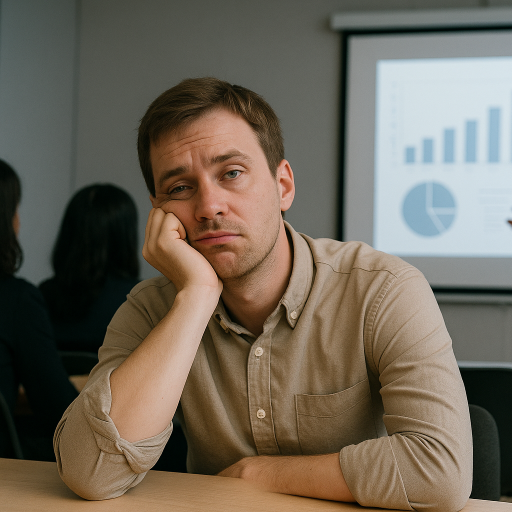
#> input picture assets/aburrido.png, 1024 x 1024 px (shown at 1/2 size); its folder holds 3 pictures in this run
$ python feedback.py
#> lines starting #> are read from the running program, lines starting #| are printed output that depends on the picture
import cv2
import numpy as np
import os

ASSETS_DIR = "assets"
TAMANO_IMG = 100 #Para definir tamano de imagen de avatares a mostrar

POSICIONES_X = {
    'brazos_cruzados': 0,
    'hombros_caidos':  160,
    'cabeza_baja':     320
}

''' ###Intento realizado con pygame que no funcionó
import pygame
# Inicializar Pygame (necesario para crear superficies)
pygame.init()
def crear_avatar(color: tuple, tamano: tuple = (100, 100), alpha: int = 128) -> np.ndarray:
    """
    Crea un avatar semitransparente de un color dado y lo convierte a array OpenCV.
    """
    surf = pygame.Surface(tamano, pygame.SRCALPHA)
    surf.fill((*color, alpha))
    array3d = pygame.surfarray.array3d(surf)
    array3d = np.transpose(array3d, (1, 0, 2))
    return cv2.cvtColor(array3d, cv2.COLOR_RGB2BGR)

# Genera los avatares base
AVATAR_BORED    = crear_avatar((255, 0,   0), alpha=100)  # rojo
AVATAR_CONFUSED = crear_avatar((0,   255, 0), alpha=100)  # verde
AVATAR_WARN     = crear_avatar((255,255, 0), alpha=100)  # amarillo
'''

def cargar_imagen(nombre: str):
    """
    Carga un PNG de assets/name.png con canal alfa y devuelve (img_bgr, alpha_mask).
    """
#> called with nombre = 'aburrido'
    path = os.path.join(ASSETS_DIR, nombre + ".png")
    img = cv2.imread(path, cv2.IMREAD_UNCHANGED)
#> img is the input picture: shape (1024, 1024, 4); mean B, G, R, A 89.1, 102.6, 111.7, 255
    if img is None:
        raise FileNotFoundError(f"No se encontró {path}")
    # img.shape = (h, w, 4)
    bgr = img[:, :, :3]
    alpha = img[:, :, 3] / 255.0  # máscara 0.0–1.0
#> alpha: shape (1024, 1024) float64; every value is 1
    return bgr, alpha

# Precargo los avatares
AVATAR_ABURRIDO,   ALPHA_ABURRIDO   = cargar_imagen("aburrido")
AVATAR_CONFUNDIDO, ALPHA_CONFUNDIDO = cargar_imagen("distraido")
#> call 2 of cargar_imagen, with nombre = 'distraido'
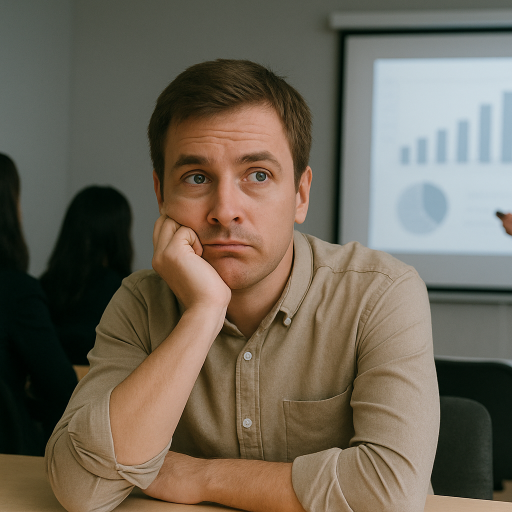
#> input picture assets/distraido.png, 1024 x 1024 px (shown at 1/2 size)
#> in cargar_imagen, img is the input picture: shape (1024, 1024, 4); mean B, G, R, A 88, 102.2, 110.8, 255
AVATAR_PREOCUPADO, ALPHA_PREOCUPADO = cargar_imagen("preocupado")
#> call 3 of cargar_imagen, with nombre = 'preocupado'
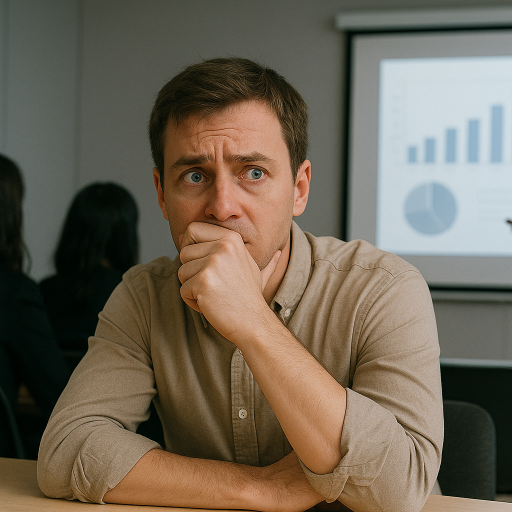
#> input picture assets/preocupado.png, 1024 x 1024 px (shown at 1/2 size)
#> in cargar_imagen, img is the input picture: shape (1024, 1024, 4); mean B, G, R, A 86.2, 101.4, 111.9, 255

# [57 lines left out: functions superponer_imagen, superponer_texto, feedback, not called in this run]
